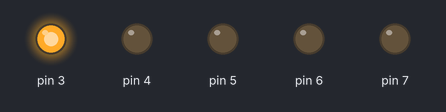
This sketch was run on a simulated Arduino Uno, built with avr-gcc and run on an emulated ATmega328P. On the bench: output pins drawn as LEDs (lit = HIGH).

Above: at 0.2 s.
At 1.2 s:
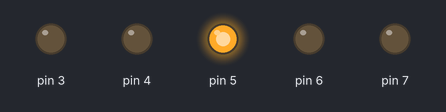
At 2.2 s:
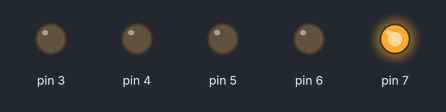
At 2.7 s:
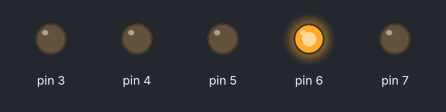
At 5.2 s:
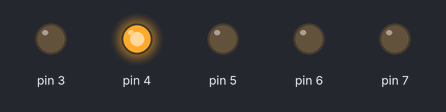
Timing chart, 0 to 5.9 s (numbered marks = the images above):
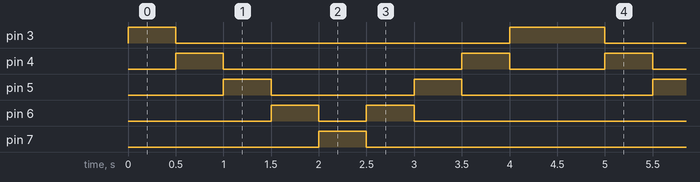

The sketch:

Lab1-1.ino
```cpp
void setup() {
  // put your setup code here, to run once:
  for (int i = 3; i <= 7; i++)  // 整數變數i由3變化到7，每次加1
  {
    pinMode(i, OUTPUT);  // 設定i變數所指定的腳位為輸出功能
    digitalWrite(i, LOW);
  }
}

void loop() {
  // put your main code here, to run repeatedly:
  for (int i = 3; i<=7; i++)
  {
    digitalWrite(i, HIGH);
    delay(500);
    digitalWrite(i, LOW);
  }
  for (int i = 6; i>=3; i--)
  {
    digitalWrite(i, HIGH);
    delay(500);
    digitalWrite(i, LOW);
  }
}
```

Measured:
- by itself, pin 3: repeats every 4.5 s: LOW 3.5 s, HIGH 1.0 s
- by itself, pin 4: repeats every 4.5 s: LOW 2.5 s, HIGH 0.50 s, LOW 1.0 s, HIGH 0.50 s
- by itself, pin 5: repeats every 4.5 s: LOW 1.5 s, HIGH 0.50 s, LOW 2.0 s, HIGH 0.50 s
- by itself, pin 6: repeats every 4.5 s: LOW 0.50 s, HIGH 0.50 s, LOW 3.0 s, HIGH 0.50 s
- by itself, pin 7: alternates HIGH for 0.50 s and LOW for 4.0 s
